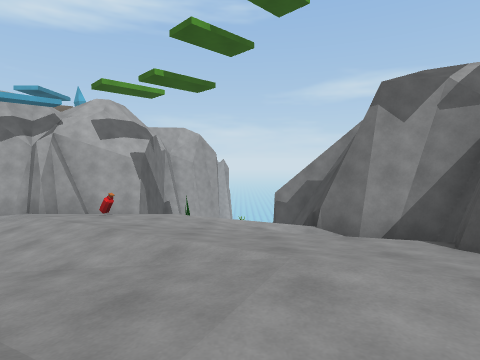
View 1 (above)

16 first-person views from a walk through a Unity game level. The camera is 1.2 m above the floor, tilts 4° down and sees 80° across. The floor is counted in squares, 2 m on a side. Each view is taken from the middle of a square. On the plan, view 1 faces up. The plan holds only what a view shows up to about 9 squares ahead; the rest is blank. The place goes on beyond the plan. The player character is not drawn. Some animated figures are not drawn. Some surface patterns are stand-ins.

View 2
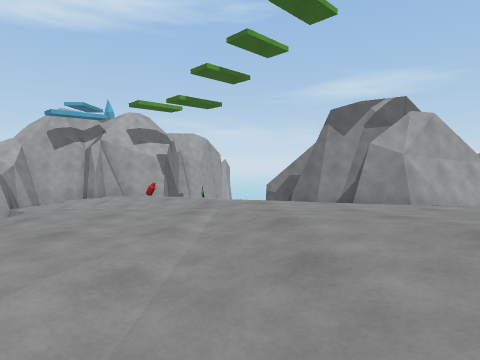

View 3
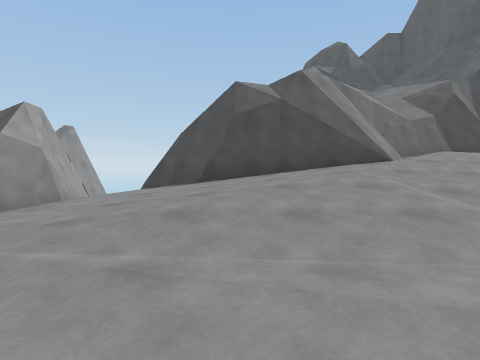

View 4
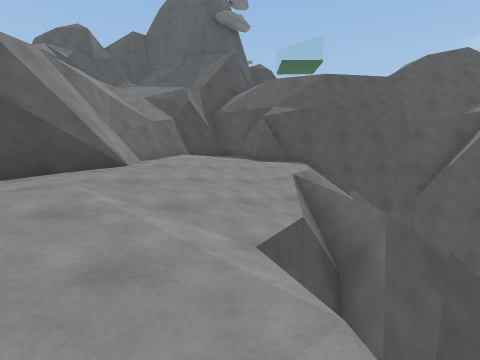

View 5
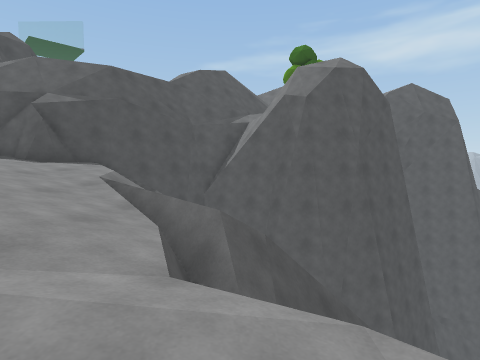

View 6
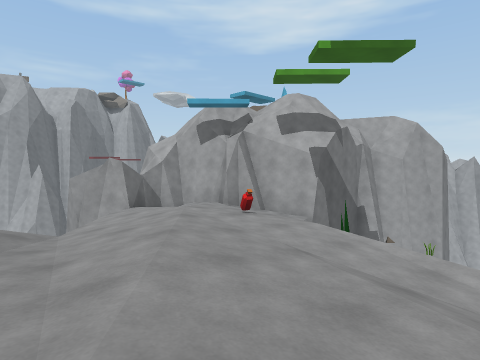

View 7
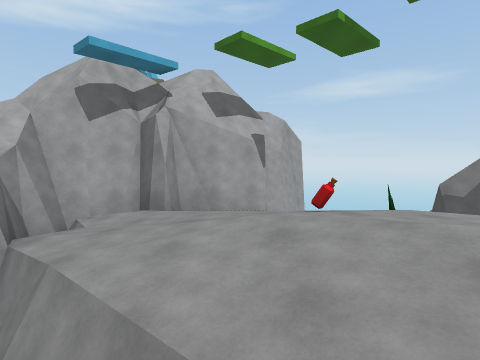

View 8
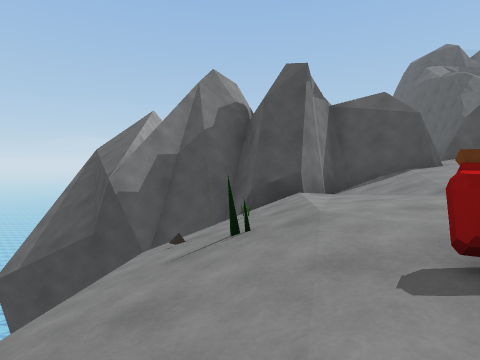

View 9
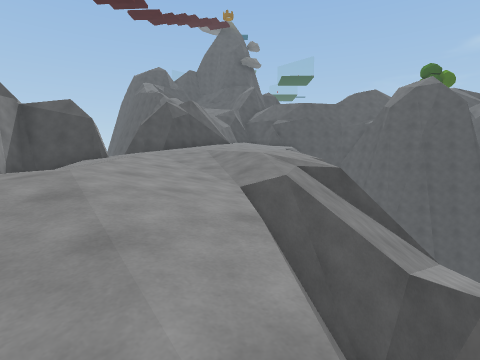

View 10
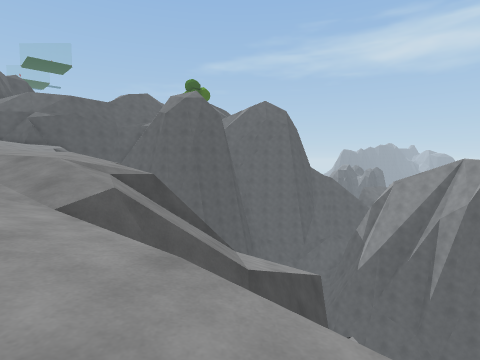

View 11
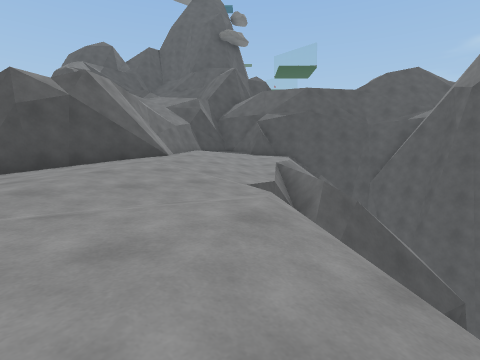

View 12
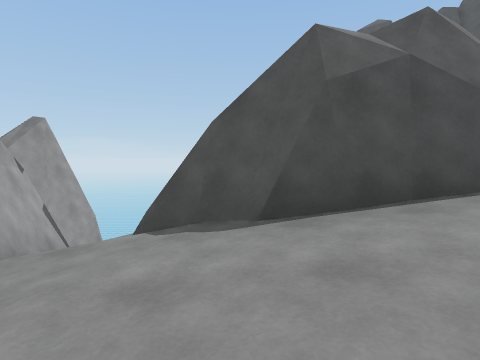

View 13
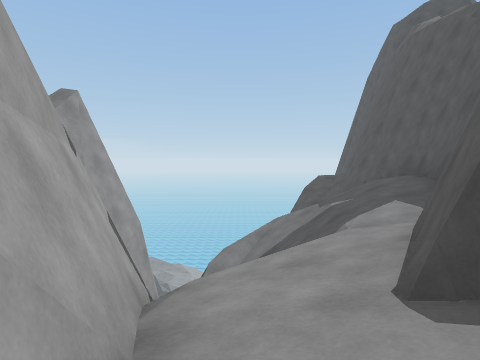

View 14
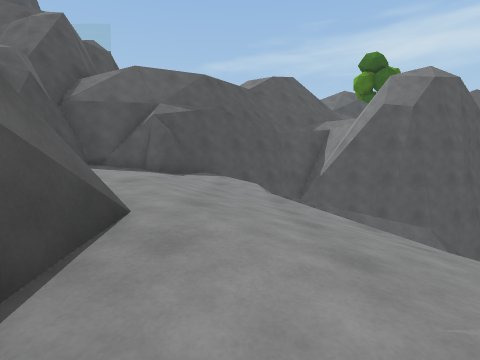

View 15
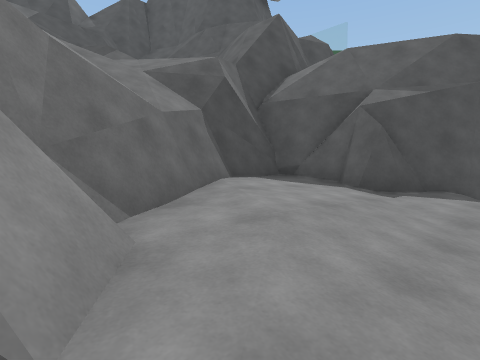

View 16
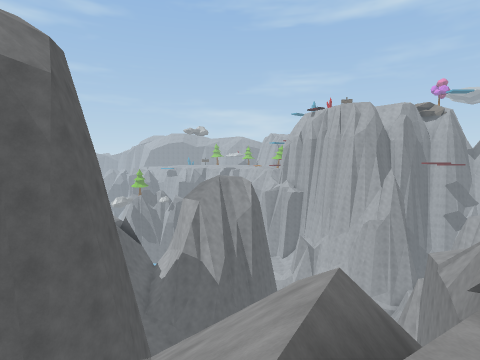

### Floor plan
Key: @ floor where view 1 was taken; # wall or solid block; . main floor; : floor 0.75 m higher than the main floor; - floor 0.75 m lower than the main floor; + floor 1.5 m higher than the main floor; _ floor 1.5 m lower than the main floor; < floor 3.25 m lower than the main floor; / step, stairs or slope; = window, fence, low wall or low ledge; ^ raised ledge; v drop or lower ground; R rock; O other object.
Columns run from 9 left of view 1 to 9 right of it. Each row starts with its distance up from view 1.
 11           v
 10      #v   v#
  9    ###v   v#
  8  ###___//vv#
  7  # ____/ROv##
  6  #/___O____##
  5 ###/_---____#
  4    v/_----//##   ##
  3    vv/_-..-/#### vv
  2   v////-.....//= <
  1  vv//=.......///v_
  0  v//#v...@...### -
 -1    v vv......#   #.
 -2      vvv....:#   ##
 -3        vv..::#
 -4          v..:###
 -5         vvv.:++#
 -6        vvvv/:++##
 -7        v////::++#
 -8         ////::++#
 -9      vvvv  ///###
-10    vv#^##v v###
-11    v#    ####
-12           #

Positions as (right, up) in squares from view 1, and headings:
1: (0, 0), facing up
2: (0, -3), facing up
3: (-2, -1), facing right
4: (-1, -2), facing down-right
5: (0, -2), facing down
6: (1, 2), facing up-left
7: (-4, 2), facing up
8: (-4, 7), facing right
9: (-7, 6), facing down-right
10: (-6, 6), facing down
11: (-3, 0), facing down-right
12: (1, 0), facing right
13: (3, 2), facing right
14: (3, -2), facing down
15: (3, -4), facing down-right
16: (3, -7), facing left
